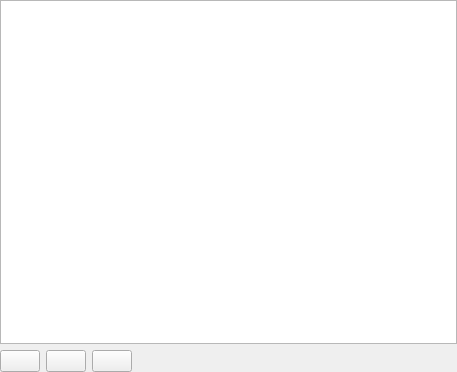
<?xml version="1.0" encoding="UTF-8"?>
<ui version="4.0">
 <class>QgsRuleBasedLabelingWidget</class>
 <widget class="QWidget" name="QgsRuleBasedLabelingWidget">
  <property name="geometry">
   <rect>
    <x>0</x>
    <y>0</y>
    <width>457</width>
    <height>372</height>
   </rect>
  </property>
  <layout class="QVBoxLayout" name="verticalLayout">
   <property name="margin">
    <number>0</number>
   </property>
   <item>
    <widget class="QTreeView" name="viewRules">
     <property name="contextMenuPolicy">
      <enum>Qt::ActionsContextMenu</enum>
     </property>
     <property name="acceptDrops">
      <bool>true</bool>
     </property>
     <property name="editTriggers">
      <set>QAbstractItemView::EditKeyPressed|QAbstractItemView::SelectedClicked</set>
     </property>
     <property name="dragEnabled">
      <bool>true</bool>
     </property>
     <property name="dragDropMode">
      <enum>QAbstractItemView::InternalMove</enum>
     </property>
     <property name="selectionMode">
      <enum>QAbstractItemView::ExtendedSelection</enum>
     </property>
     <property name="allColumnsShowFocus">
      <bool>true</bool>
     </property>
     <attribute name="headerMinimumSectionSize">
      <number>100</number>
     </attribute>
    </widget>
   </item>
   <item>
    <layout class="QHBoxLayout" name="horizontalLayout">
     <item>
      <widget class="QPushButton" name="btnAddRule">
       <property name="toolTip">
        <string>Add rule</string>
       </property>
       <property name="text">
        <string/>
       </property>
       <property name="icon">
        <iconset resource="../../images/images.qrc">
         <normaloff>:/images/themes/default/symbologyAdd.svg</normaloff>:/images/themes/default/symbologyAdd.svg</iconset>
       </property>
      </widget>
     </item>
     <item>
      <widget class="QPushButton" name="btnEditRule">
       <property name="toolTip">
        <string>Edit rule</string>
       </property>
       <property name="text">
        <string/>
       </property>
       <property name="icon">
        <iconset resource="../../images/images.qrc">
         <normaloff>:/images/themes/default/symbologyEdit.png</normaloff>:/images/themes/default/symbologyEdit.png</iconset>
       </property>
      </widget>
     </item>
     <item>
      <widget class="QPushButton" name="btnRemoveRule">
       <property name="toolTip">
        <string>Remove rule</string>
       </property>
       <property name="text">
        <string/>
       </property>
       <property name="icon">
        <iconset resource="../../images/images.qrc">
         <normaloff>:/images/themes/default/symbologyRemove.svg</normaloff>:/images/themes/default/symbologyRemove.svg</iconset>
       </property>
      </widget>
     </item>
     <item>
      <spacer name="horizontalSpacer">
       <property name="orientation">
        <enum>Qt::Horizontal</enum>
       </property>
       <property name="sizeHint" stdset="0">
        <size>
         <width>40</width>
         <height>20</height>
        </size>
       </property>
      </spacer>
     </item>
    </layout>
   </item>
  </layout>
 </widget>
 <resources>
  <include location="../../images/images.qrc"/>
 </resources>
 <connections/>
</ui>
